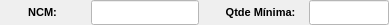
              <widget class="QWidget" name="widget_35" native="true">
               <property name="minimumSize">
                <size>
                 <width>0</width>
                 <height>25</height>
                </size>
               </property>
               <property name="maximumSize">
                <size>
                 <width>16777215</width>
                 <height>25</height>
                </size>
               </property>
               <property name="styleSheet">
                <string notr="true"/>
               </property>
               <layout class="QHBoxLayout" name="horizontalLayout_28">
                <property name="spacing">
                 <number>6</number>
                </property>
                <property name="leftMargin">
                 <number>0</number>
                </property>
                <property name="topMargin">
                 <number>0</number>
                </property>
                <property name="rightMargin">
                 <number>0</number>
                </property>
                <property name="bottomMargin">
                 <number>0</number>
                </property>
                <item>
                 <widget class="QLabel" name="label_63">
                  <property name="minimumSize">
                   <size>
                    <width>85</width>
                    <height>0</height>
                   </size>
                  </property>
                  <property name="maximumSize">
                   <size>
                    <width>85</width>
                    <height>16777215</height>
                   </size>
                  </property>
                  <property name="font">
                   <font>
                    <pointsize>8</pointsize>
                    <weight>75</weight>
                    <bold>true</bold>
                   </font>
                  </property>
                  <property name="text">
                   <string>NCM:</string>
                  </property>
                  <property name="alignment">
                   <set>Qt::AlignCenter</set>
                  </property>
                 </widget>
                </item>
                <item>
                 <widget class="QLineEdit" name="line_NCM">
                  <property name="sizePolicy">
                   <sizepolicy hsizetype="Preferred" vsizetype="Preferred">
                    <horstretch>0</horstretch>
                    <verstretch>0</verstretch>
                   </sizepolicy>
                  </property>
                  <property name="minimumSize">
                   <size>
                    <width>0</width>
                    <height>0</height>
                   </size>
                  </property>
                  <property name="maximumSize">
                   <size>
                    <width>150</width>
                    <height>16777215</height>
                   </size>
                  </property>
                  <property name="font">
                   <font>
                    <pointsize>8</pointsize>
                   </font>
                  </property>
                  <property name="styleSheet">
                   <string notr="true">background-color: rgb(255, 255, 255);</string>
                  </property>
                  <property name="maxLength">
                   <number>10</number>
                  </property>
                  <property name="alignment">
                   <set>Qt::AlignCenter</set>
                  </property>
                 </widget>
                </item>
                <item>
                 <widget class="QLabel" name="label_7">
                  <property name="text">
                   <string/>
                  </property>
                 </widget>
                </item>
                <item>
                 <widget class="QLabel" name="label_74">
                  <property name="minimumSize">
                   <size>
                    <width>85</width>
                    <height>0</height>
                   </size>
                  </property>
                  <property name="maximumSize">
                   <size>
                    <width>85</width>
                    <height>16777215</height>
                   </size>
                  </property>
                  <property name="font">
                   <font>
                    <pointsize>8</pointsize>
                    <weight>75</weight>
                    <bold>true</bold>
                   </font>
                  </property>
                  <property name="text">
                   <string>Qtde Mínima:</string>
                  </property>
                  <property name="alignment">
                   <set>Qt::AlignCenter</set>
                  </property>
                 </widget>
                </item>
                <item>
                 <widget class="QLineEdit" name="line_Qtde_Mini">
                  <property name="sizePolicy">
                   <sizepolicy hsizetype="Preferred" vsizetype="Preferred">
                    <horstretch>0</horstretch>
                    <verstretch>0</verstretch>
                   </sizepolicy>
                  </property>
                  <property name="minimumSize">
                   <size>
                    <width>80</width>
                    <height>0</height>
                   </size>
                  </property>
                  <property name="maximumSize">
                   <size>
                    <width>80</width>
                    <height>16777215</height>
                   </size>
                  </property>
                  <property name="font">
                   <font>
                    <pointsize>8</pointsize>
                   </font>
                  </property>
                  <property name="styleSheet">
                   <string notr="true">background-color: rgb(255, 255, 255);</string>
                  </property>
                  <property name="text">
                   <string/>
                  </property>
                  <property name="maxLength">
                   <number>30</number>
                  </property>
                  <property name="alignment">
                   <set>Qt::AlignCenter</set>
                  </property>
                 </widget>
                </item>
               </layout>
              </widget>
